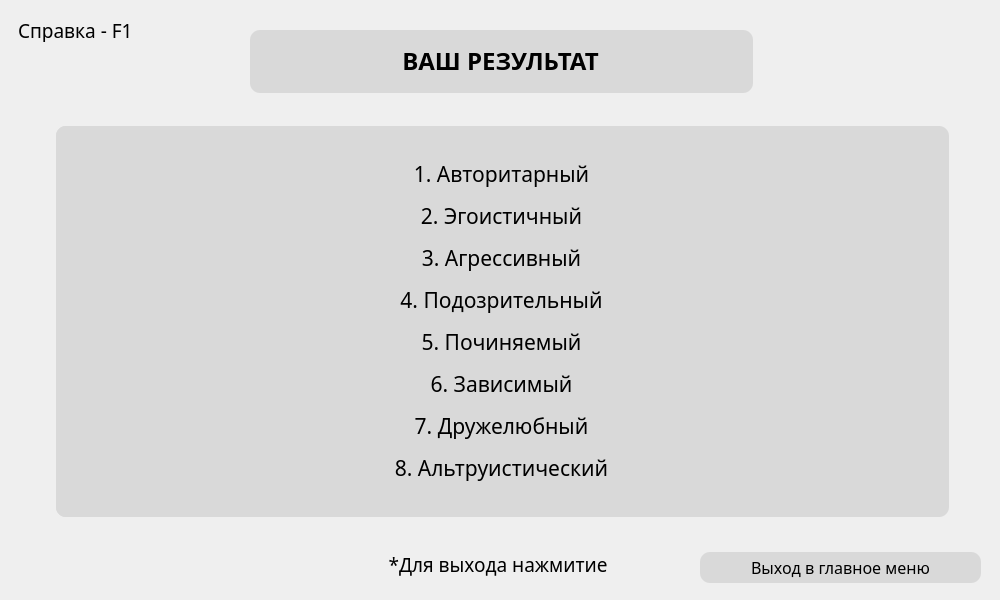
<?xml version="1.0" encoding="UTF-8"?>
<ui version="4.0">
 <class>Result</class>
 <widget class="QWidget" name="Result">
  <property name="geometry">
   <rect>
    <x>0</x>
    <y>0</y>
    <width>1000</width>
    <height>600</height>
   </rect>
  </property>
  <property name="windowTitle">
   <string>Form</string>
  </property>
  <property name="styleSheet">
   <string notr="true">QWidget#Result {
	background-image: url(&quot;:/pictures/back.png&quot;);
}</string>
  </property>
  <widget class="QLabel" name="esc">
   <property name="geometry">
    <rect>
     <x>346</x>
     <y>552</y>
     <width>309</width>
     <height>24</height>
    </rect>
   </property>
   <property name="font">
    <font>
     <family>Montserrat Medium</family>
     <pointsize>14</pointsize>
    </font>
   </property>
   <property name="text">
    <string>*Для выхода нажмитие &lt;Esc&gt;</string>
   </property>
   <property name="alignment">
    <set>Qt::AlignCenter</set>
   </property>
   <property name="margin">
    <number>0</number>
   </property>
  </widget>
  <widget class="QLabel" name="info">
   <property name="geometry">
    <rect>
     <x>18</x>
     <y>18</y>
     <width>131</width>
     <height>24</height>
    </rect>
   </property>
   <property name="font">
    <font>
     <family>Montserrat Medium</family>
     <pointsize>14</pointsize>
    </font>
   </property>
   <property name="text">
    <string>Справка - F1</string>
   </property>
  </widget>
  <widget class="QWidget" name="Title" native="true">
   <property name="geometry">
    <rect>
     <x>250</x>
     <y>30</y>
     <width>503</width>
     <height>63</height>
    </rect>
   </property>
   <property name="font">
    <font>
     <family>Montserrat Medium</family>
     <pointsize>16</pointsize>
    </font>
   </property>
   <property name="styleSheet">
    <string notr="true">QWidget {
	border-radius: 10px;
	background-color:rgba(217, 217, 217, 1);
}</string>
   </property>
   <widget class="QTextEdit" name="YourResult">
    <property name="enabled">
     <bool>false</bool>
    </property>
    <property name="geometry">
     <rect>
      <x>0</x>
      <y>10</y>
      <width>501</width>
      <height>51</height>
     </rect>
    </property>
    <property name="font">
     <font>
      <family>Montserrat Medium</family>
      <pointsize>18</pointsize>
      <weight>75</weight>
      <bold>true</bold>
     </font>
    </property>
    <property name="styleSheet">
     <string notr="true">color: rgb(0, 0, 0);</string>
    </property>
    <property name="html">
     <string>&lt;!DOCTYPE HTML PUBLIC &quot;-//W3C//DTD HTML 4.0//EN&quot; &quot;http://www.w3.org/TR/REC-html40/strict.dtd&quot;&gt;
&lt;html&gt;&lt;head&gt;&lt;meta name=&quot;qrichtext&quot; content=&quot;1&quot; /&gt;&lt;style type=&quot;text/css&quot;&gt;
p, li { white-space: pre-wrap; }
&lt;/style&gt;&lt;/head&gt;&lt;body style=&quot; font-family:'Montserrat Medium'; font-size:18pt; font-weight:600; font-style:normal;&quot;&gt;
&lt;p align=&quot;center&quot; style=&quot; margin-top:0px; margin-bottom:0px; margin-left:0px; margin-right:0px; -qt-block-indent:0; text-indent:0px;&quot;&gt;ВАШ РЕЗУЛЬТАТ&lt;/p&gt;&lt;/body&gt;&lt;/html&gt;</string>
    </property>
   </widget>
  </widget>
  <widget class="QPushButton" name="tothemain">
   <property name="geometry">
    <rect>
     <x>700</x>
     <y>552</y>
     <width>281</width>
     <height>31</height>
    </rect>
   </property>
   <property name="font">
    <font>
     <family>Montserrat Medium</family>
     <pointsize>12</pointsize>
    </font>
   </property>
   <property name="styleSheet">
    <string notr="true">QPushButton {
	border-radius: 10px;
	background-color: rgb(217, 217, 217);
}
QPushButton:hover {
        background-color: rgba(216, 249, 255);
}</string>
   </property>
   <property name="text">
    <string>Выход в главное меню</string>
   </property>
   <property name="shortcut">
    <string>Esc</string>
   </property>
  </widget>
  <widget class="QWidget" name="SectionResult" native="true">
   <property name="geometry">
    <rect>
     <x>56</x>
     <y>126</y>
     <width>893</width>
     <height>391</height>
    </rect>
   </property>
   <property name="styleSheet">
    <string notr="true">QWidget {
	border-radius: 10px;
	background-color:rgba(217, 217, 217, 1);
}</string>
   </property>
   <widget class="QLabel" name="label">
    <property name="geometry">
     <rect>
      <x>0</x>
      <y>0</y>
      <width>891</width>
      <height>391</height>
     </rect>
    </property>
    <property name="font">
     <font>
      <family>Montserrat Medium</family>
      <pointsize>16</pointsize>
     </font>
    </property>
    <property name="text">
     <string>&lt;html&gt;&lt;head/&gt;&lt;body&gt;&lt;p&gt;1. Авторитарный&lt;/p&gt;&lt;p&gt;2. Эгоистичный&lt;/p&gt;&lt;p&gt;3. Агрессивный&lt;/p&gt;&lt;p&gt;4. Подозрительный&lt;/p&gt;&lt;p&gt;5. Починяемый&lt;/p&gt;&lt;p&gt;6. Зависимый&lt;/p&gt;&lt;p&gt;7. Дружелюбный&lt;/p&gt;&lt;p&gt;8. Альтруистический&lt;/p&gt;&lt;/body&gt;&lt;/html&gt;</string>
    </property>
    <property name="alignment">
     <set>Qt::AlignCenter</set>
    </property>
   </widget>
  </widget>
 </widget>
 <resources/>
 <connections/>
</ui>
